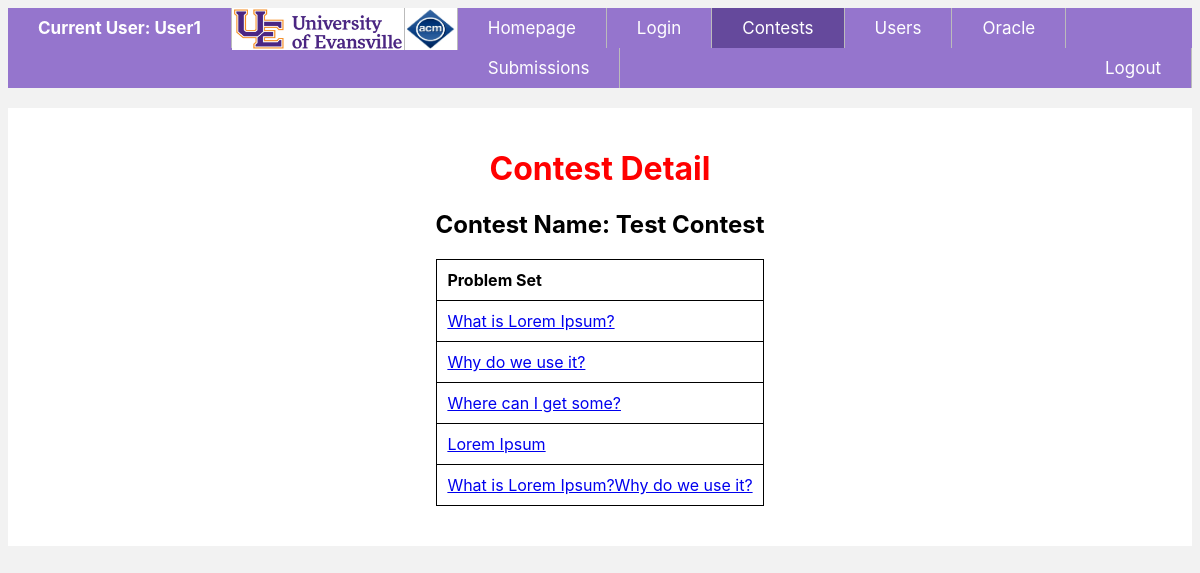
Screenshot of /contests/11/ (signed in) with the database file from the repository.
### users/models.py (models this page shows, shortened)
class CustomUser(AbstractBaseUser):
    userName        = models.CharField(max_length = 30, unique = True)
    userType        = models.CharField(max_length=20,
                                    choices = user_choices,
                                    default = user_choices[1])
    participatingIn  = models.ManyToManyField(Contest, blank = True)
    date_joined     = models.DateTimeField(blank = True, null = True)
    last_login      = models.DateTimeField(blank = True, null = True)
    admin        = models.BooleanField(default = False)
    active       = models.BooleanField(default = True)
    staff        = models.BooleanField(default = False)
    is_superuser    = models.BooleanField(default = False)
    USERNAME_FIELD = 'userName'
    REQUIRED_FIELDS = ['userType', 'password']
    objects = MyAccountManager()

### contests/models.py (models this page shows, shortened)
class Contest(models.Model):
    contestName             = models.CharField(max_length = 20, unique = True)
    contestDate             = models.DateField()
    contestants             = models.ManyToManyField('users.CustomUser', blank = True)
    contestHours            = models.PositiveSmallIntegerField(default = 2)
    contestMinutes          = models.PositiveSmallIntegerField(default = 0)
    contestDuration         = models.DurationField(default = datetime.timedelta(days = 0, seconds=7200))
    isRunning               = models.BooleanField(default = False)
    startTime               = models.TimeField(null = True)
    stopTime                = models.TimeField(null = True)
    def get_absolute_url(self):
        return reverse("contests:contest-detail", kwargs = {"id": self.id})

class Problem(models.Model):
    contest                = models.ForeignKey(Contest, null = True, on_delete = models.CASCADE, related_name = "contestproblems")
    problemName            = models.CharField(max_length = 100, unique = True, default = "Another Problem", null = False)
    problemInformation     = models.TextField(null = True)
    problemTests           = models.TextField(null = True)

### contests/views.py (the view)
# urls.py: path('<int:id>/', ContestDetailView.as_view(), name = 'contest-detail'),
@class_view_decorator(custom_login_required)
class ContestDetailView(DetailView):
    template_name = 'contests/contest_detail.html'
    queryset = Contest.objects.all()
    def get_object(self):
        id_ = self.kwargs.get("id")
        return get_object_or_404(Contest, id = id_)

### contests/templates/contests/contest_detail.html (shortened to what this page needs)
{% extends 'base.html' %}
{% block content %}
{% load static %}
<link rel = "stylesheet" type = "text/css" href = "{% static 'css/style_detail.css' %}" />
<div class = "detailcontainer">
<h1>Contest Detail</h1>
<h2>Contest Name: {{ object.contestName }}</h2>
<table>
    <th> Problem Set </th>
    {% for instance in object.contestproblems.all %}
    <tr>
        <td>
            <a href = '{{ object.get_absolute_url }}problem/{{instance.pk}}/'> {{ instance.problemName }}</a>
        </td>
    </tr>
    {% endfor %}
</table>
</div>
{% endblock %}

### contest/templates/navbar.html
{% load static %}
<nav>
    <link rel = "stylesheet" type = "text/css" href = "{% static 'css/navbar_style.css' %}" />
    <div id = "menu">
        <ul>
            <li id = "user">
            {% if request.user.userName != None and request.user.userName != "" %}
                        Current User: {{ request.user.userName }}
                    {% else %}
                        Current User: No User Logged In
            {% endif %}
            </li>
            <li><img src = "{% static 'logo/UElogo.jpg' %}" class = "logo1"/></li>
            <li><img src = "{% static 'logo/ACMlogo.png' %}" class = "logo"/></li>
            <li class="{% ifequal request.path '/home/'%} active {% endifequal%}">
                <a href="{% url 'home:homepage-view' %}"> Homepage</a>
            </li>
            <li class="{% ifequal request.path '/login/'%} active {% endifequal%}">
                <a href="{% url 'login:login-page' %}"> Login </a>
            </li>
            <li class="{% if 'contests' in request.build_absolute_uri %} active {% endif%}">
                <a href="{% url 'contests:contest-list' %}"> Contests </a>
            </li>
            <li class="{% if 'users' in request.build_absolute_uri %} active {% endif%}">
                <a href="{% url 'users:user-list' %}"> Users </a>
            </li>
            <li class="{% ifequal request.path '/oracle/'%} active {% endifequal%}">
                <a href="{% url 'oracle:posts-list' %}"> Oracle </a>
            </li>
            <li class="{% ifequal request.path '/submission/'%} active {% endifequal%}">
                <a href="{% url 'submission:submission-list' %}"> Submissions </a>
            </li>
            <li style = "float:right"><a href="{% url 'login:logout-page' %}"> Logout </a></li>
        </ul>
    </div>
</nav>

### static/css/navbar_style.css (style rules this page uses)
html { background-color: #f2f2f2; font-family: -apple-system, BlinkMacSystemFont, 'Segoe UI', Roboto, Oxygen, Ubuntu, Cantarell, 'Open Sans', 'Helvetica Neue', sans-serif; }
#menu { background-color: white; }
h1 { color:red; }
#menu a { text-decoration: none; display: block; }
#menu ul { list-style-type: none; margin: 0; padding: 0; overflow: hidden; background-color: #9575cd; }
#user { padding: 10px 30px; font-weight: bold; text-transform: capitalize; color: white; }
#menu li { display: block; float: left; text-align: center; border-right: 1px solid #bbb; font-size: 17px; }
#menu li a { color: white; float: left; text-align: center; padding: 10px 30px; text-decoration: none; }
.logo { display: inline-block; vertical-align: top; width: 50px; height: 40px; border: 1px solid white; }
.logo1 { display: inline-block; vertical-align: top; width: 170px; height: 40px; border: 1px solid white; }
#menu ul li.active a { background-color: #65499c; }

### static/css/style_detail.css (style rules this page uses)
.detailcontainer { position: relative; background-color: white; text-align: center; margin-top: 20px; padding: 20px; }
table { border: 1px solid black; font-size: 16px; border-spacing: 10px; border-collapse: collapse; margin-top: 20px; margin-bottom: 20px; margin-left: auto; margin-right: auto; }
td, th { border: 1px solid black; vertical-align: top; text-align: left; padding: 10px; }

### rows the page displays
CustomUser: user.userName "User1"
Contest: contestName "Test Contest"
Problem: problemName "What is Lorem Ipsum?"
Problem: problemName "Why do we use it?"
Problem: problemName "Where can I get some?"
Problem: problemName "Lorem Ipsum"
Problem: problemName "What is Lorem Ipsum?Why do we use it?"
